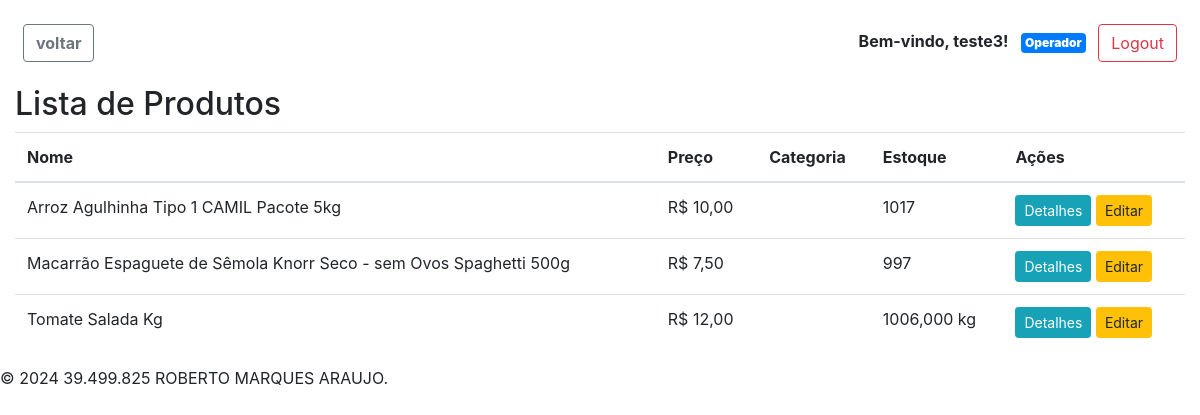
The page /produtos/ (signed in) on the database as committed earlier.
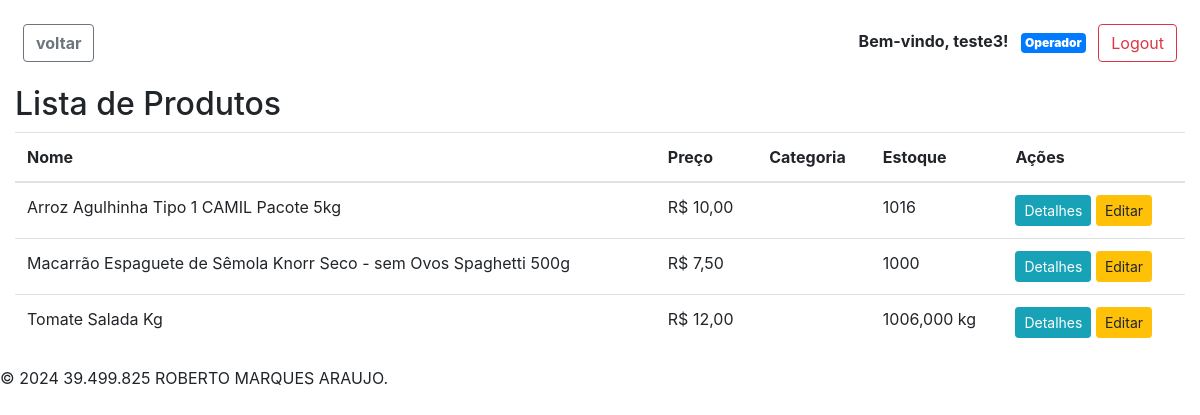
The same page on the database as committed later.
### pdvweb/models.py (models this page shows, shortened)
class ProdutoBase(models.Model):
    codigo = models.CharField(max_length=10, unique=False, blank=True)
    nome = models.CharField(max_length=100, unique=True)
    descricao = models.TextField(blank=True, null=True)
    categoria = models.ForeignKey(
        Categoria, on_delete=models.SET_NULL, null=True, blank=True)
    class Meta:
        abstract = True

class ProdutoPorQuantidade(ProdutoBase):
    preco = models.DecimalField(
        max_digits=10, decimal_places=2, validators=[MinValueValidator(0)])
    estoque = models.PositiveIntegerField(default=0)
    data_criacao = models.DateTimeField(default=timezone.now)

### pdvweb/views.py (the view)
# urls.py: path('produtos/', views.listar_produtos, name='listar_produtos'),
@login_required
def listar_produtos(request):
    todos_produtos = list(ProdutoPorQuantidade.objects.all()
                          ) + list(ProdutoPorPeso.objects.all())
    return render(request, 'pdvweb/produtos_list.html', {'todos_produtos': todos_produtos})

### pdvweb/templates/pdvweb/produtos_list.html (shortened to what this page needs)
{% extends 'pdvweb/base.html' %}
{% block content %}
    <h2>Lista de Produtos</h2>
    <table class="table">
        <thead>
            <tr>
                <th>Nome</th>
                <th>Preço</th>
                <th>Categoria</th>
                <th>Estoque</th>
                <th>Ações</th>
            </tr>
        </thead>
        <tbody>
            {% for produto in todos_produtos %}
                <tr>
                    <td>{{ produto.nome }}</td>
                    {% if produto.preco %}
                        <td>R$ {{ produto.preco }}</td>
                    {% elif produto.preco_por_kilo %}
                        <td>R$ {{ produto.preco_por_kilo }}</td>
                    {% endif %}
                    <td>{{ produto.categoria.nome }}</td>
                    {% if produto.preco %}
                        <td>{{ produto.estoque }}</td>
                    {% elif produto.preco_por_kilo %}
                        <td>{{ produto.estoque_em_kilos }} kg</td>
                    {% endif %}
                    <td>
                        <a href="{% url 'pdvweb:detalhar_produto' produto.codigo %}" class="btn btn-info btn-sm">Detalhes</a>
                        <a href="{% url 'pdvweb:editar_produto' produto.codigo %}" class="btn btn-warning btn-sm">Editar</a>
                    </td>
                </tr>
            {% endfor %}
        </tbody>
    </table>
{% endblock %}

Rows that differ between the two databases and show on the page:
changed ProdutoPorQuantidade "Arroz Agulhinha Tipo 1 CAMIL Pacote 5kg": estoque "1017" → "1016"
changed ProdutoPorQuantidade "Macarrão Espaguete de Sêmola Knorr Seco - sem Ovos Spaghetti 500g": estoque "997" → "1000"
